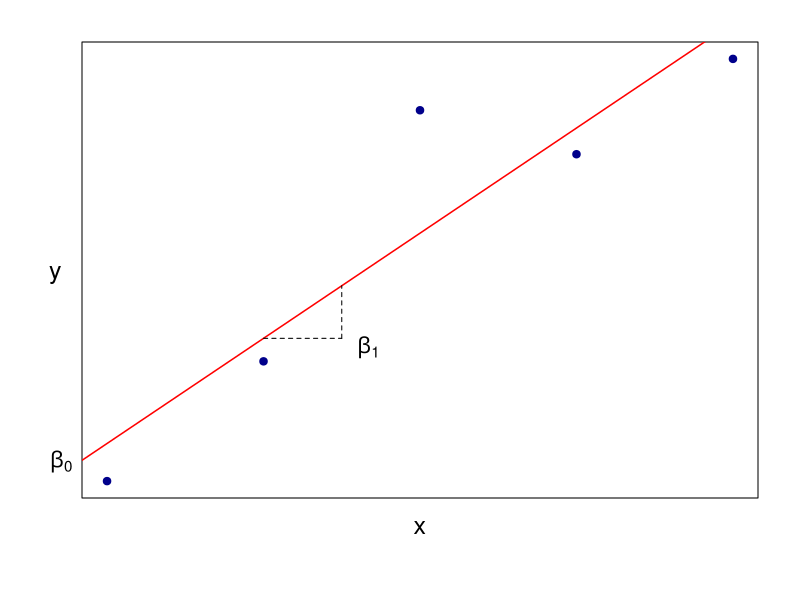

The R script that drew this image:
## ---- chunk 1
#| echo: false
#| cap-location: top
#| 
set.seed(123)
u <- rnorm(5,0,1)
x<-seq(2,10,2)
y<-2+5*x+u*10
mod<-lm(y~x)

par(mar = c(5.1,4.1,2.1,2.1)) # par(mar = c(5.1,4.1,4.1,2.1))

plot(x,y, pch = 19, col="darkblue", xaxt='n', yaxt='n', ann=FALSE)
abline(a=-1.105,b=5.840, col = "red", lwd = 1.5)

mtext("y", side=2, line=1, cex=1.5, las=1)
mtext("x", side=1, line=1, cex=1.5, las=1)

text(x = 5.3, y = mod$fitted.values[2]-1,
     expression(italic(~ beta[1])),cex=1.3)

segments(4,mod$fitted.values[2],5,mod$fitted.values[2], lty = "dashed")
segments(5,mod$fitted.values[2],
         5,(mod$fitted.values[2]+mod$fitted.values[3])/2, lty = "dashed")

mtext(text = expression(italic(~ beta[0])), 
      side = 2, 
      line = .5,
      outer = FALSE, 
      at = mod$fitted.values[1]-2, 
      las = 2,
      cex=1.3)
